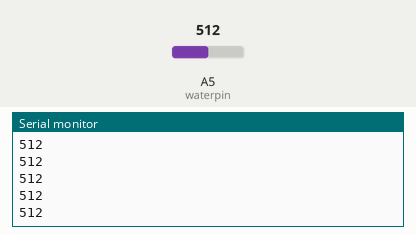
The sketch below on a simulated Arduino Uno, built with avr-gcc and run on an emulated ATmega328P. Shown: the last lines printed to the serial monitor. The test bench sets the inputs (shaded band); at power-on: A5 (waterpin) = 512.

Above: at 1.2 s.
1.3 s: A5 (waterpin) set to 716
At 1.31 s:
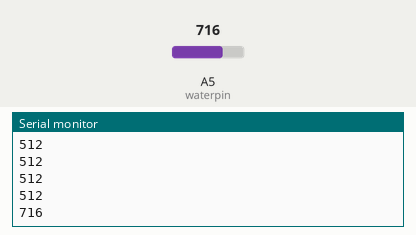
2.8 s: A5 (waterpin) set to 900
At 2.81 s:
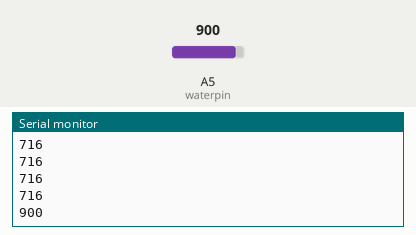
Timing chart, 0 to 5.8 s (numbered marks = the images above; inputs shaded):
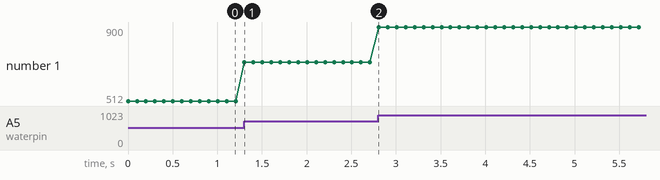

The sketch:

water_sensor.ino
```cpp
int waterpin=A5;


void setup() {
  // put your setup code here, to run once:
  Serial.begin(9600);
  pinMode(A5,INPUT);

}

void loop() {
  // put your main code here, to run repeatedly:
  Serial.println(analogRead(A5));
  delay(100);


}
```

Measured:
- after the input at 1.3 s, the serial monitor: prints a new line at once (image 1)
- after the input at 2.8 s, the serial monitor: prints a new line at once (image 2)
- plotted number 1: 512 → 716 after the input at 1.3 s, 716 → 900 after the input at 2.8 s
